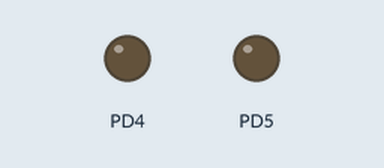
Simulated run of this program. Board: ATmega32, built with avr-gcc and emulated at 1 MHz. Parts: output pins drawn as LEDs (lit = HIGH). Dashed ring = blinking.

Above: at 0.3 s.
At 2.72 s:
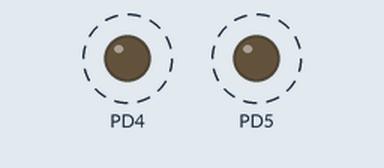
Timing chart, 0 to 3.0 s (numbered marks = the images above):
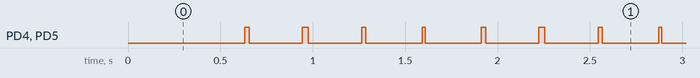

Measured:
- by itself, PD4, PD5: alternates HIGH for 0.02 s and LOW for 0.30 s

The program:

two_servo.c
```c
#include<avr/io.h>
#include "light.h"
#include <util/delay.h>
#include <avr/interrupt.h>

int photo[8];

void init_timer1(){
	//top=20000, prescaler=8, frec=50hz (T=20ms)
	ICR1=20000;
	TCCR1B|=_BV(CS11);

	//phase and frequency correction, icr1 = top
	TCCR1B|=_BV(WGM13);
	//set OC1A,OC2B on downcounting, clear on upcounting
	TCCR1A|=_BV(COM1A1)|_BV(COM1B1);
	//output pins, PORTD4 (motor 2) and PORTD5 (motor 1)
	DDRD|=_BV(4)|_BV(5);

	//default position
	OCR1A=1000;
	OCR1B=1000;

}


int get_pulse1(int degrees){
//get the pulse for the bottom motor
	if(degrees>180)
		degrees-=180;
	return get_pulse2(degrees);
}

void set_pulse1(int degrees){
	OCR1A=get_pulse1(degrees);
}

int get_pulse2(int degrees){
	return (int)((float)degrees*1000/180+1000);
}

void set_pulse2(int degrees){
	OCR1B=get_pulse2(degrees);
}

int ADC_get(uint8_t channel)
{

	ADMUX &= 0xE0;

	ADMUX |= channel;
	ADCSRA |= _BV(ADEN)|_BV(ADSC);
	while(!(ADCSRA & (1<<ADIF)));
	return ADC;
}

void ADC_init(void)
{
	// AVCC with capacitor on AREF;
	// PA7 as input single ended; result left-adjusted (8 bit data)
	ADMUX = (1<<REFS0) | (1<<MUX1);
	// max prescaler
	ADCSRA = (1<<ADEN) | (1<<ADPS2) | (1<<ADPS1) | (1<<ADPS0);

}

int main(void){
	int i;
	init_timer1();
	while(1){
		set_pulse1(0);
		set_pulse2(180);
		for(i=1;i<10;i++)
			_delay_ms(10);
		set_pulse2(0);
		set_pulse1(180);
		for(i=1;i<10;i++)
			_delay_ms(10);
	}
	return 0;
}
```

light.h
```c
int get_pulse1(int);
int get_pulse2(int);
void set_pulse1(int);
void set_pulse2(int);
void init_timer1(void);
```
